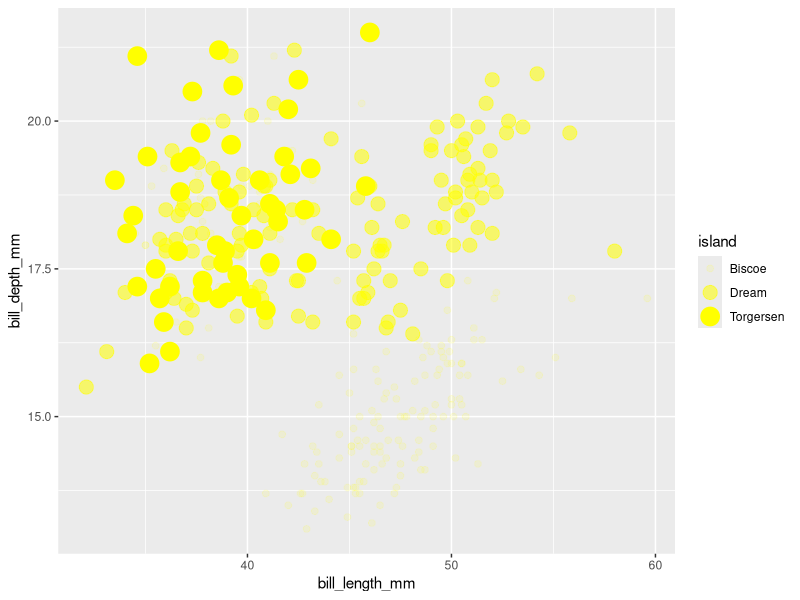
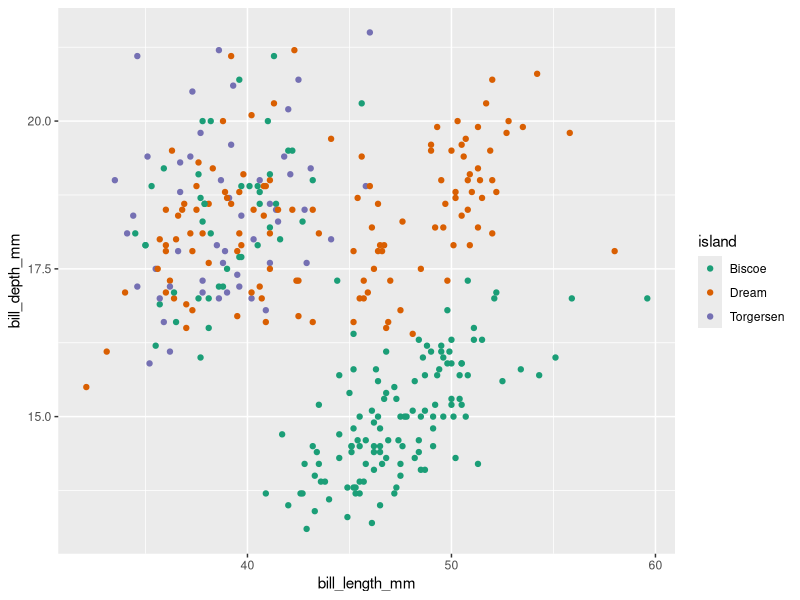

Here is the R script that generated these plots, in order:
## ---- chunk 1
library(tidyverse)
library(palmerpenguins)

ggplot(data = penguins) +
  geom_point(
    mapping = aes(x = bill_length_mm, y = bill_depth_mm, size = island, alpha = island), data = penguins, 
    color = "yellow"
  )
## ---- chunk 2
ggplot(penguins, aes(x=bill_length_mm, y=bill_depth_mm, color=island)) +
geom_point(size=1.5) +
scale_color_brewer(palette = "Dark2")
